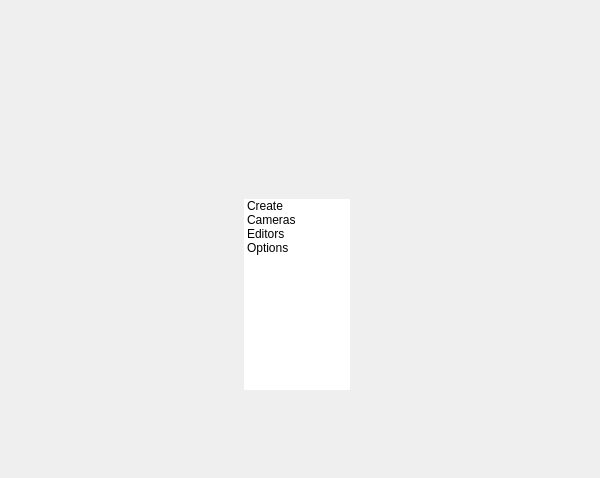
<?xml version="1.0" encoding="UTF-8"?>
<ui version="4.0">
 <class>QtUi</class>
 <widget class="QMainWindow" name="QtUi">
  <property name="enabled">
   <bool>true</bool>
  </property>
  <property name="geometry">
   <rect>
    <x>0</x>
    <y>0</y>
    <width>600</width>
    <height>478</height>
   </rect>
  </property>
  <property name="sizePolicy">
   <sizepolicy hsizetype="Ignored" vsizetype="Ignored">
    <horstretch>0</horstretch>
    <verstretch>0</verstretch>
   </sizepolicy>
  </property>
  <property name="minimumSize">
   <size>
    <width>0</width>
    <height>0</height>
   </size>
  </property>
  <property name="maximumSize">
   <size>
    <width>16777215</width>
    <height>16777215</height>
   </size>
  </property>
  <property name="cursor">
   <cursorShape>ArrowCursor</cursorShape>
  </property>
  <property name="windowTitle">
   <string>Toolkit</string>
  </property>
  <property name="tabShape">
   <enum>QTabWidget::Triangular</enum>
  </property>
  <property name="dockNestingEnabled">
   <bool>true</bool>
  </property>
  <property name="dockOptions">
   <set>QMainWindow::AllowNestedDocks|QMainWindow::AllowTabbedDocks|QMainWindow::AnimatedDocks|QMainWindow::ForceTabbedDocks</set>
  </property>
  <widget class="QWidget" name="mainWindow">
   <property name="sizePolicy">
    <sizepolicy hsizetype="Ignored" vsizetype="Ignored">
     <horstretch>0</horstretch>
     <verstretch>0</verstretch>
    </sizepolicy>
   </property>
   <layout class="QGridLayout" name="gridLayout">
    <item row="0" column="0">
     <widget class="QWidget" name="staticWindow" native="true">
      <widget class="TreeWidgetExpandableList" name="tree000">
       <property name="geometry">
        <rect>
         <x>235</x>
         <y>190</y>
         <width>106</width>
         <height>191</height>
        </rect>
       </property>
       <property name="layoutDirection">
        <enum>Qt::LeftToRight</enum>
       </property>
       <property name="frameShape">
        <enum>QFrame::NoFrame</enum>
       </property>
       <property name="frameShadow">
        <enum>QFrame::Plain</enum>
       </property>
       <property name="verticalScrollBarPolicy">
        <enum>Qt::ScrollBarAlwaysOff</enum>
       </property>
       <property name="horizontalScrollBarPolicy">
        <enum>Qt::ScrollBarAlwaysOff</enum>
       </property>
       <property name="sizeAdjustPolicy">
        <enum>QAbstractScrollArea::AdjustToContents</enum>
       </property>
       <property name="selectionMode">
        <enum>QAbstractItemView::NoSelection</enum>
       </property>
       <property name="indentation">
        <number>0</number>
       </property>
       <property name="itemsExpandable">
        <bool>false</bool>
       </property>
       <property name="headerHidden">
        <bool>true</bool>
       </property>
       <property name="expandsOnDoubleClick">
        <bool>false</bool>
       </property>
       <property name="columnCount">
        <number>5</number>
       </property>
       <attribute name="headerVisible">
        <bool>false</bool>
       </attribute>
       <column>
        <property name="text">
         <string notr="true">root</string>
        </property>
       </column>
       <column>
        <property name="text">
         <string>Editors</string>
        </property>
       </column>
       <column>
        <property name="text">
         <string>Cameras</string>
        </property>
       </column>
       <column>
        <property name="text">
         <string>Create</string>
        </property>
       </column>
       <column>
        <property name="text">
         <string>Options</string>
        </property>
       </column>
       <item>
        <property name="text">
         <string>Create</string>
        </property>
        <property name="text">
         <string/>
        </property>
        <property name="text">
         <string/>
        </property>
        <property name="text">
         <string>Custom Camera</string>
        </property>
        <property name="text">
         <string>Group Cameras</string>
        </property>
       </item>
       <item>
        <property name="text">
         <string>Cameras</string>
        </property>
        <property name="text">
         <string/>
        </property>
        <property name="text">
         <string/>
        </property>
        <property name="text">
         <string>Set Custom Camera</string>
        </property>
        <property name="text">
         <string>Adjust Clipping</string>
        </property>
       </item>
       <item>
        <property name="text">
         <string>Editors</string>
        </property>
        <property name="text">
         <string/>
        </property>
        <property name="text">
         <string/>
        </property>
        <property name="text">
         <string>Camera From View</string>
        </property>
        <property name="text">
         <string>Toggle Safe Frames</string>
        </property>
       </item>
       <item>
        <property name="text">
         <string>Options</string>
        </property>
        <property name="text">
         <string/>
        </property>
        <property name="text">
         <string/>
        </property>
        <property name="text">
         <string/>
        </property>
        <property name="text">
         <string/>
        </property>
       </item>
      </widget>
      <widget class="QPushButton" name="i000">
       <property name="geometry">
        <rect>
         <x>240</x>
         <y>190</y>
         <width>96</width>
         <height>21</height>
        </rect>
       </property>
       <property name="minimumSize">
        <size>
         <width>0</width>
         <height>21</height>
        </size>
       </property>
       <property name="maximumSize">
        <size>
         <width>999</width>
         <height>21</height>
        </size>
       </property>
       <property name="whatsThis">
        <string>cameras_lower</string>
       </property>
      </widget>
      <zorder>i000</zorder>
      <zorder>tree000</zorder>
     </widget>
    </item>
   </layout>
  </widget>
 </widget>
 <customwidgets>
  <customwidget>
   <class>TreeWidgetExpandableList</class>
   <extends>QTreeWidget</extends>
   <header>qtreewidget_expandablelist.h</header>
  </customwidget>
 </customwidgets>
 <resources/>
 <connections/>
 <designerdata>
  <property name="gridDeltaX">
   <number>5</number>
  </property>
  <property name="gridDeltaY">
   <number>10</number>
  </property>
  <property name="gridSnapX">
   <bool>true</bool>
  </property>
  <property name="gridSnapY">
   <bool>true</bool>
  </property>
  <property name="gridVisible">
   <bool>true</bool>
  </property>
 </designerdata>
</ui>
